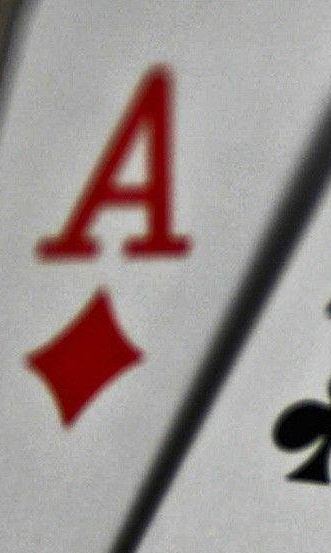
#> input picture project_01/Computer Vision/Images/Ace_TestImg.png, 331 x 553 px
$ python -i Camera.py   (imports and definitions only)   (older library calls are emulated)
#> lines starting #> are read from the running program, lines starting #| are printed output that depends on the picture
"""
MIT License

Copyright (c) 2019 DDeGonge

Permission is hereby granted, free of charge, to any person obtaining a copy
of this software and associated documentation files (the "Software"), to deal
in the Software without restriction, including without limitation the rights
to use, copy, modify, merge, publish, distribute, sublicense, and/or sell
copies of the Software, and to permit persons to whom the Software is
furnished to do so, subject to the following conditions:

The above copyright notice and this permission notice shall be included in all
copies or substantial portions of the Software.

THE SOFTWARE IS PROVIDED "AS IS", WITHOUT WARRANTY OF ANY KIND, EXPRESS OR
IMPLIED, INCLUDING BUT NOT LIMITED TO THE WARRANTIES OF MERCHANTABILITY,
FITNESS FOR A PARTICULAR PURPOSE AND NONINFRINGEMENT. IN NO EVENT SHALL THE
AUTHORS OR COPYRIGHT HOLDERS BE LIABLE FOR ANY CLAIM, DAMAGES OR OTHER
LIABILITY, WHETHER IN AN ACTION OF CONTRACT, TORT OR OTHERWISE, ARISING FROM,
OUT OF OR IN CONNECTION WITH THE SOFTWARE OR THE USE OR OTHER DEALINGS IN THE
SOFTWARE.
"""

__version__ = '0.1.0'

import sys
import time
import os
import cv2
import scipy.misc
import numpy as np

class Train_Obj(object):
    """ Stores training image and name for either rank or suit set """
    def __init__(self, img = [], name = None):
        self.img = img
        self.name = name

# [147 lines that did not run here, left out]


# [4 lines not run here, left out]


def debug_save_img(img, imgname):
    im = Image.fromarray(img)
    im.save(os.path.join('/home/pi/', imgname))

>>> import cv2
>>> picture = cv2.imread('Images/Ace_TestImg.png', cv2.IMREAD_GRAYSCALE)
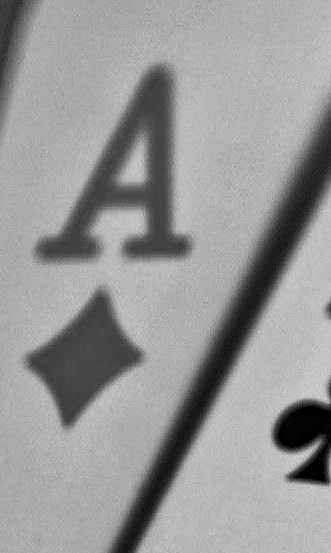
#> picture: shape (553, 331); min 0, max 220, mean 151.4
#> (the run stopped early here; a loop or call above may not have finished)
